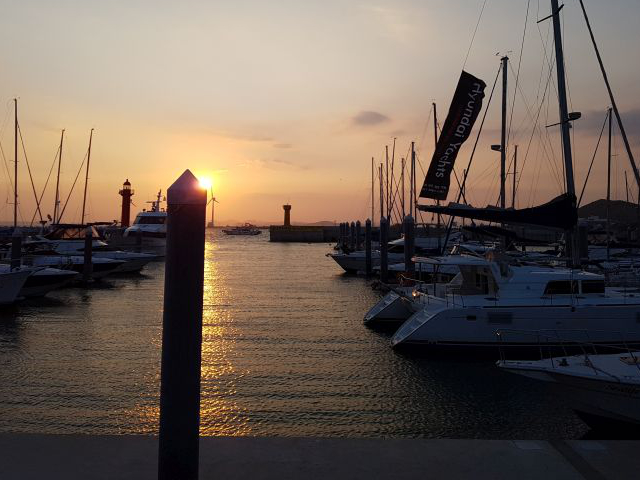
#> input picture img/yate.jpg, 640 x 480 px
$ python 12hostnormalize.py
#> lines starting #> are read from the running program, lines starting #| are printed output that depends on the picture
import cv2
import matplotlib.pyplot as plt
import numpy as np

img = cv2.imread('./img/yate.jpg', cv2.IMREAD_GRAYSCALE)
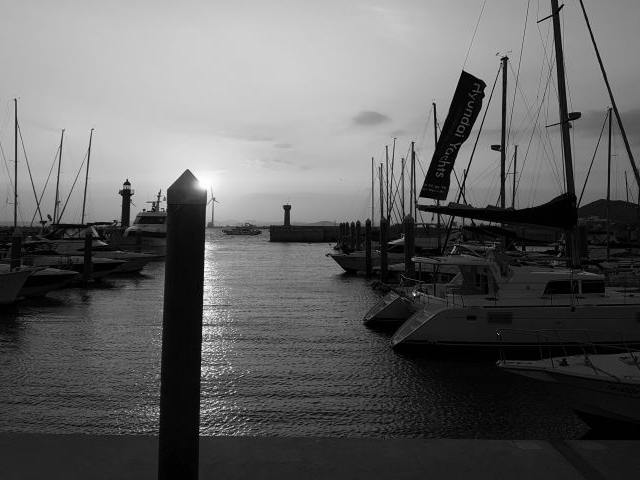
#> img: shape (480, 640); min 0, max 255, mean 98.1

hist = cv2.calcHist([img], [0], None, [256], [0,255])
#> hist = 256 values, max 5912 at index 1, min 0 at index 255, mean 1200
plt.plot(hist)
plt.show()
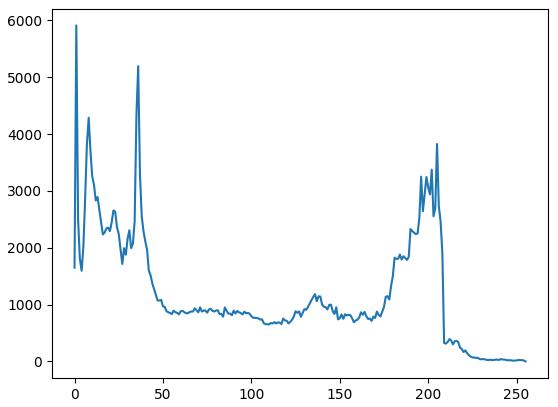
#> figure drawn by matplotlib, 1 panel; curve peaks at x = 1, y = 5912

# 이미지 색 값 정규화 1

# 아래와 같이 작성하게 되면 까만 화면만 나오게 됨, 값이 1, 2 등의 낮은 값만 나오게 됨
# 255.0이 아닌 255로 작성하게 되면 (img - img.min()) * 255 이 때 8비트의 범위를 벗어나서 오버플로우가 발생하게 된다
# img_norm = ((img - img.min()) * 255) / (img.max() - img.min())

# 정리
# 분자의 오버플로우에 의한 에러
# img_norm = ((img - img.min()) * 255) / (img.max() - img.min())

# 첫번째 방법
# 먼저 나누어준 이후 255를 곱한다
# img_norm = ((img - img.min()) / (img.max() - img.min()) * 255

# 두번째 방법
# 형변환을 유도한다 8bit int > float로 변환
# img_norm = ((img - img.min()) * 255.0) / (img.max() - img.min())

# 세번째 방법
# 직접 형변환하기 / 이 방법이 다른 사람들도 알아보기 쉬워서 추천하는 방법임
img_f = img.astype(np.float32)
img_norm = (img_f - img_f.min()) * 255 / (img_f.max() - img_f.min())


# 이미지 색 값 정규화 2
img_normcv = cv2.normalize(img, None, 0, 255, cv2.NORM_MINMAX)

print(img_norm)
#> (printed output is left out)


# 히스토그램 비교
hist_norm = cv2.calcHist([img_norm], [0], None, [256], [0,255])
#> hist_norm has the same summary as hist
hist_normcv = cv2.calcHist([img_normcv], [0], None, [256], [0,255])
#> hist_normcv has the same summary as hist

# 최초 이미지, 직접 정규화, normalize 사용 정규화 히스토그램 비교
plt.subplot(1,3,1)
plt.plot(hist)
plt.title('hist')
plt.subplot(1,3,2)
plt.plot(hist_norm)
plt.title('hist_norm')
plt.subplot(1,3,3)
plt.plot(hist_normcv)
plt.title('hist_normcv')
plt.show()
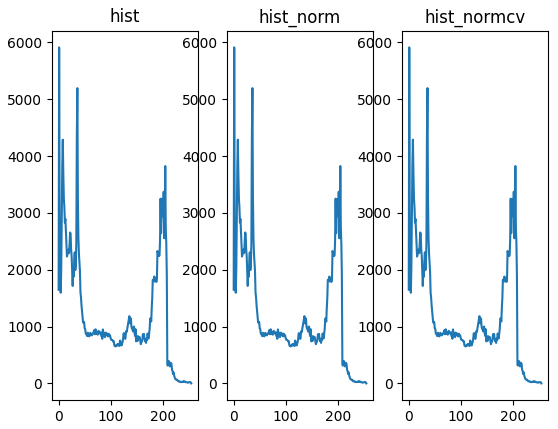
#> figure drawn by matplotlib, 3 panels; panel 1: curve peaks at x = 1, y = 5912; panel 2: curve peaks at x = 1, y = 5912; panel 3: curve peaks at x = 1, y = 5912

cv2.imshow('img', img)
# .astype(np.uint8)을 넣어줘서 소수점을 지워주면서 정상적인 값이 나오도록 함, 지금 8비트 int를 사용하기때문에
# cv2.imshow('imgNorm', img_norm)
cv2.imshow('imgNorm', img_norm.astype(np.uint8))
cv2.imshow('imgNormCV', img_normcv)
cv2.waitKey()
cv2.destroyAllWindows()
